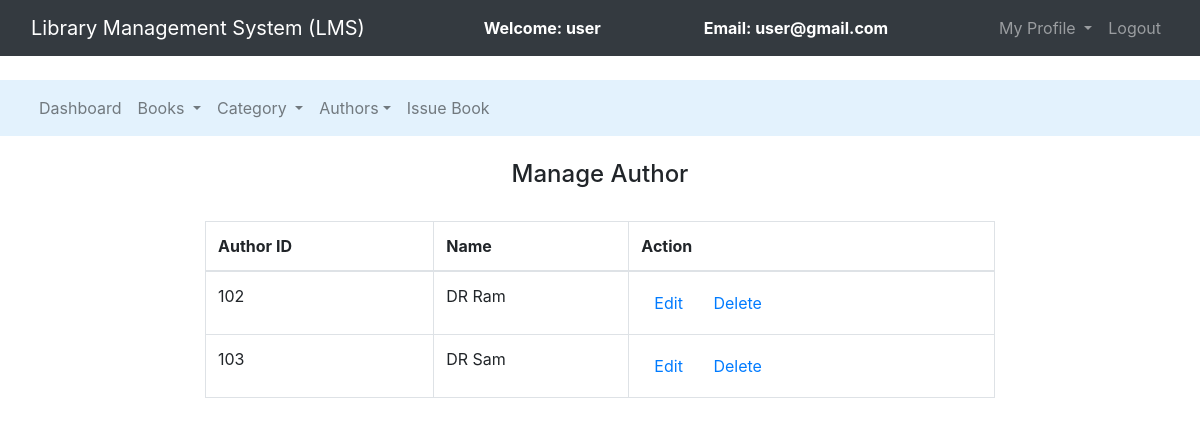
/admin/manage_author.php (signed in), run on the app's committed database.
### tables this page shows
CREATE TABLE `authors` (
  `author_id` int(11) NOT NULL,
  `author_name` varchar(250) NOT NULL
);

### admin/manage_author.php (the view, shortened to what this page needs)
<!DOCTYPE html>
<html>
<head>
	<link rel="stylesheet" type="text/css" href="../bootstrap-4.4.1/css/bootstrap.min.css">
</head>
<body>
	<nav class="navbar navbar-expand-lg navbar-dark bg-dark">
		<div class="container-fluid">
			<div class="navbar-header">
				<a class="navbar-brand" href="admin_dashboard.php">Library Management System (LMS)</a>
			</div>
			<font style="color: white"><span><strong>Welcome: <?php echo $_SESSION['name'];?></strong></span></font>
			<font style="color: white"><span><strong>Email: <?php echo $_SESSION['email'];?></strong></font>
		    <ul class="nav navbar-nav navbar-right">
		      <li class="nav-item dropdown">
	        	<a class="nav-link dropdown-toggle" data-toggle="dropdown">My Profile </a>
		      </li>
		      <li class="nav-item">
		        <a class="nav-link" href="../logout.php">Logout</a>
		      </li>
		    </ul>
		</div>
	</nav><br>
	<nav class="navbar navbar-expand-lg navbar-light" style="background-color: #e3f2fd">
		<div class="container-fluid">
		    <ul class="nav navbar-nav navbar-center">
		      <li class="nav-item">
		        <a class="nav-link" href="admin_dashboard.php">Dashboard</a>
		      </li>
		      <li class="nav-item dropdown">
	        	<a class="nav-link dropdown-toggle" data-toggle="dropdown">Books </a>
		      </li>
		      <li class="nav-item dropdown">
	        	<a class="nav-link dropdown-toggle" data-toggle="dropdown">Category </a>
		      </li>
		      <li class="nav-item dropdown">
	        	<a class="nav-link dropdown-toggle" data-toggle="dropdown">Authors</a>
		      </li>
	          <li class="nav-item">
		        <a class="nav-link" href="issue_book.php">Issue Book</a>
		      </li>
		    </ul>
		</div>
	</nav><br>
		<center><h4>Manage Author</h4><br></center>
		<div class="row">
			<div class="col-md-2"></div>
			<div class="col-md-8">
				<table class="table table-bordered table-hover">
					<thead>
						<tr>
							<th>Author ID</th>
							<th>Name</th>
							<th>Action</th>
						</tr>
					</thead>
					<?php
						$connection = mysqli_connect("localhost","root","");
						$query = "select * from authors";
						$query_run = mysqli_query($connection,$query);
						while ($row = mysqli_fetch_assoc($query_run)){
							?>
							<tr>
								<td><?php echo $row['author_id'];?></td>
								<td><?php echo $row['author_name'];?></td>
								<td><button class="btn"><a href="edit_author.php?aid=<?php echo $row['author_id'];?>">Edit</a></button>
								<button class="btn"><a href="delete_author.php?aid=<?php echo $row['author_id'];?>">Delete</a></button></td>
							</tr>
							<?php
						}
					?>
				</table>
			</div>
			<div class="col-md-2"></div>
		</div>
</body>
</html>

### data on the page
authors: author_id "102", author_name "DR Ram"
authors: author_id "103", author_name "DR Sam"

### other printed values
$_SESSION['name'] "user"
$_SESSION['email'] "user@gmail.com"
